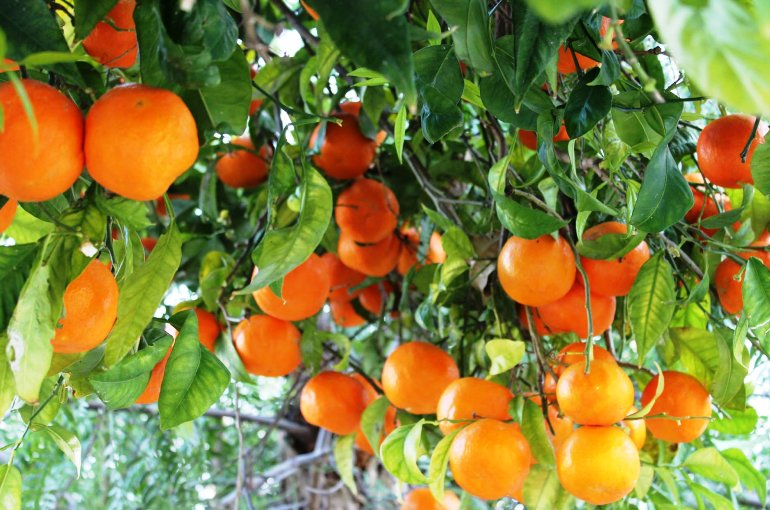
#> input picture orange_pic.jpg, 770 x 510 px
$ python orange.py
#> lines starting #> are read from the running program, lines starting #| are printed output that depends on the picture; after the words box and inside, x2 and y2 are one past the last pixel; in counts of white or black regions, pixels touching at a corner belong together
import cv2
import numpy as np

lowerBound = np.array([1, 100, 80])
upperBound = np.array([22, 256, 256])

font = cv2.FONT_HERSHEY_SIMPLEX
kernal=np.ones((2,2),np.uint8)
while True:
    img = cv2.imread('orange_pic.jpg')
#> img is the input picture: shape (510, 770, 3); mean B, G, R 61, 128.1, 133.1

    img = cv2.resize(img, (512,512))
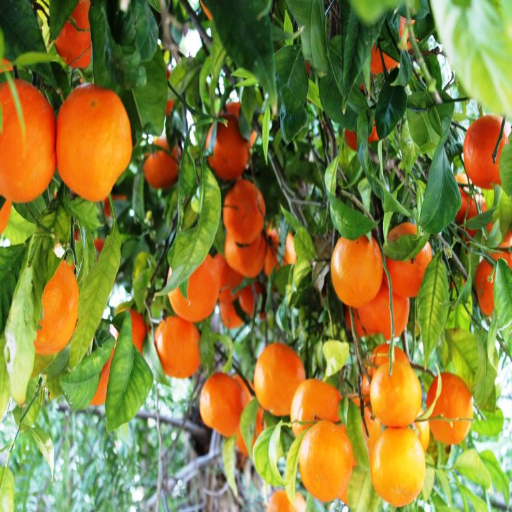
#> img: shape (512, 512, 3); mean B, G, R 60.9, 128, 133
    cv2.imshow("original", img)
    # convert BGR to HSV
    imgHSV = cv2.cvtColor(img, cv2.COLOR_BGR2HSV)
#> imgHSV: shape (512, 512, 3); mean H, S, V 40.8, 158.8, 156.3
    # create the Mask
    mask = cv2.inRange(imgHSV, lowerBound, upperBound)
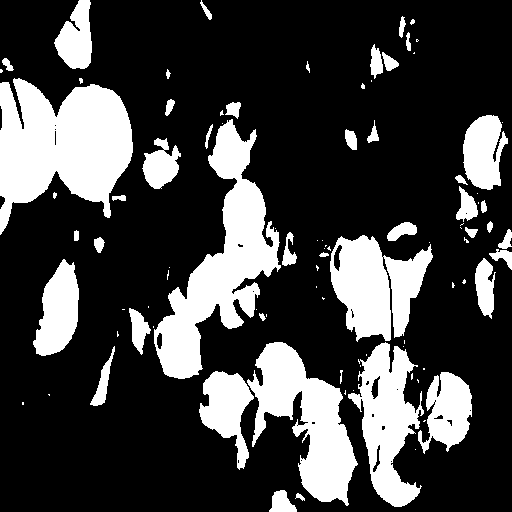
#> mask: shape (512, 512); 25.4% white; 93 white regions (47 under 20 px), largest, box (x1, y1, x2, y2) and area: (0, 78, 133, 235) 13402, (154, 119, 281, 379) 11995, (247, 342, 358, 506) 8391
    # cv2.imshow('hh', mask)
    erosion=cv2.erode(mask, kernal, iterations=3)
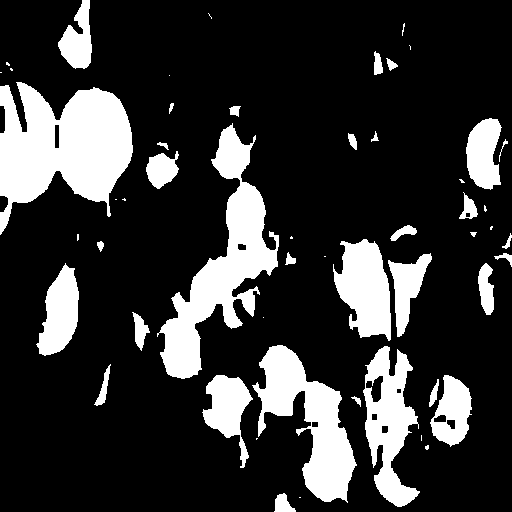
#> erosion: shape (512, 512); 20.4% white; 53 white regions (20 under 20 px)
    # cv2.imshow('mask', erosion)
    conts, _ = cv2.findContours(mask, cv2.RETR_EXTERNAL, cv2.CHAIN_APPROX_NONE)
#> conts = 93 contours, 52 with area under 20; largest, box (x1, y1, x2, y2) and area: (0, 78, 133, 235) 13082, (154, 119, 281, 379) 11600, (247, 342, 358, 506) 8058, (330, 235, 433, 342) 6604, (348, 342, 424, 507) 6204
    for countours in conts:
        x, y, w, h = cv2.boundingRect(countours)
        if cv2.contourArea(countours) < 80:
            continue
        cv2.rectangle(img, (x, y), (x + w, y + h), (0, 0, 255), 2)
#> this loop made 93 passes
#> (x, y, w, h) on passes 1, 2, 3, 5, 7, 8, 9, 10, 11, 12, 13, 17: (295, 493, 10, 8), (269, 490, 28, 22), (415, 449, 1, 1), (22, 402, 2, 3), (353, 390, 1, 1), (344, 390, 2, 5), (417, 379, 2, 4), (411, 373, 2, 7), (418, 372, 54, 82), (199, 371, 55, 99), (340, 370, 3, 14), (403, 346, 1, 1)
#> (countours, x, y, w, h) on passes 4, 6, 14, 15, 16, 23: ([[424, 420], [423, 421], [424, 421], [425, 420]], 423, 420, 3, 2), ([[48, 394], [49, 395], [49, 394]], 48, 394, 2, 2), ([[423, 368], [423, 369], [424, 369], [424, 368]], 423, 368, 2, 2), ([[360, 365], [360, 366]], 360, 365, 1, 2), ([[366, 354], [366, 355]], 366, 354, 1, 2), ([[153, 326], [153, 327]], 153, 326, 1, 2)
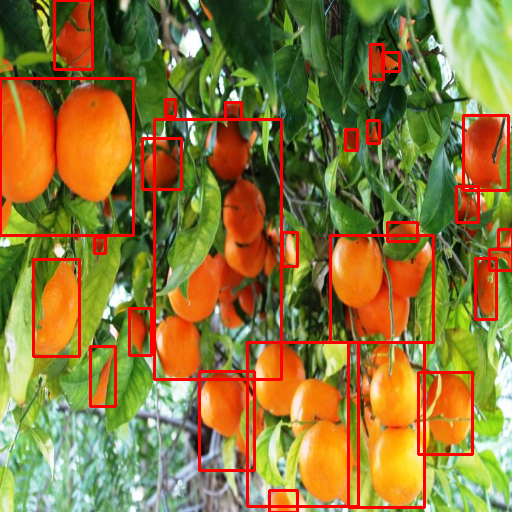
#> img: shape (512, 512, 3); 6.21% of pixels changed, all inside (x1, y1, x2, y2) = (0, 0, 512, 512)

    cv2.imshow("detect", img)
    if cv2.waitKey(0) & 0xFF == ord('q'):
#> (key q is pressed here)
        cv2.destroyAllWindows()
        break

$ run again, with orange.png saved as orange_pic.jpg
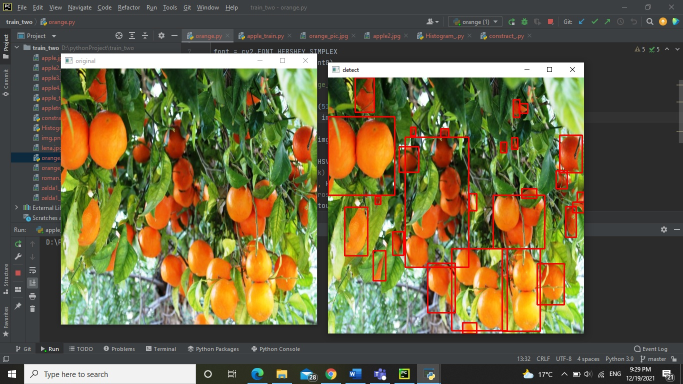
#> input picture orange.png, 1366 x 768 px (shown at 1/2 size)
#> img is the input picture: shape (768, 1366, 3); mean B, G, R 66.8, 98.7, 104.3
#> imgHSV: shape (512, 512, 3); mean H, S, V 48.3, 90.3, 117.3
#> `mask = cv2.inRange(imgHSV, lowerBound, upperBound)`:
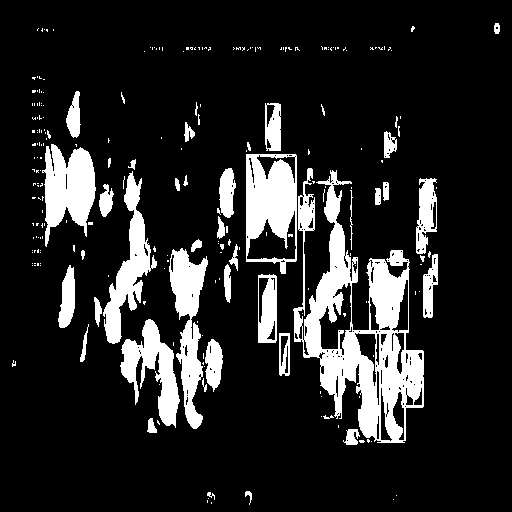
#> mask: shape (512, 512); 14.9% white; 237 white regions (191 under 20 px), largest, box (x1, y1, x2, y2) and area: (293, 168, 424, 443) 13168, (246, 154, 297, 274) 3965, (42, 144, 96, 247) 3406
#> erosion: shape (512, 512); 8.7% white; 86 white regions (48 under 20 px)
#> conts = 232 contours, 200 with area under 20; largest, box (x1, y1, x2, y2) and area: (293, 168, 424, 443) 15928, (246, 154, 297, 274) 5412, (42, 144, 96, 247) 3230, (169, 248, 208, 429) 3160, (103, 171, 157, 344) 2825
#> the loop `for countours in conts:` made 232 passes
#> (x, y, w, h) on passes 3 to 5: (393, 499, 1, 1), (208, 498, 1, 1), (396, 495, 1, 1)
#> after the loop `for countours in conts:`:
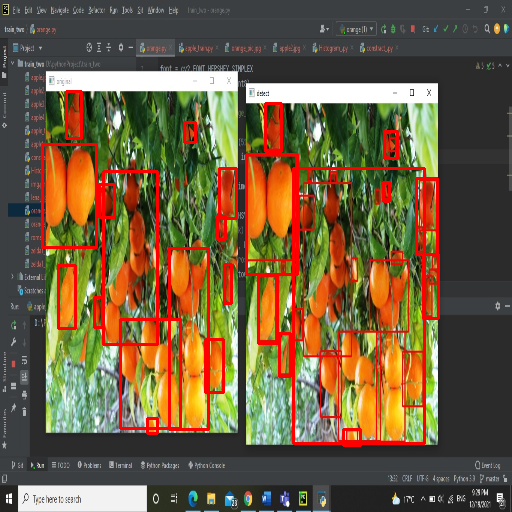
#> img: shape (512, 512, 3); mean B, G, R 63.9, 92.9, 110.9
